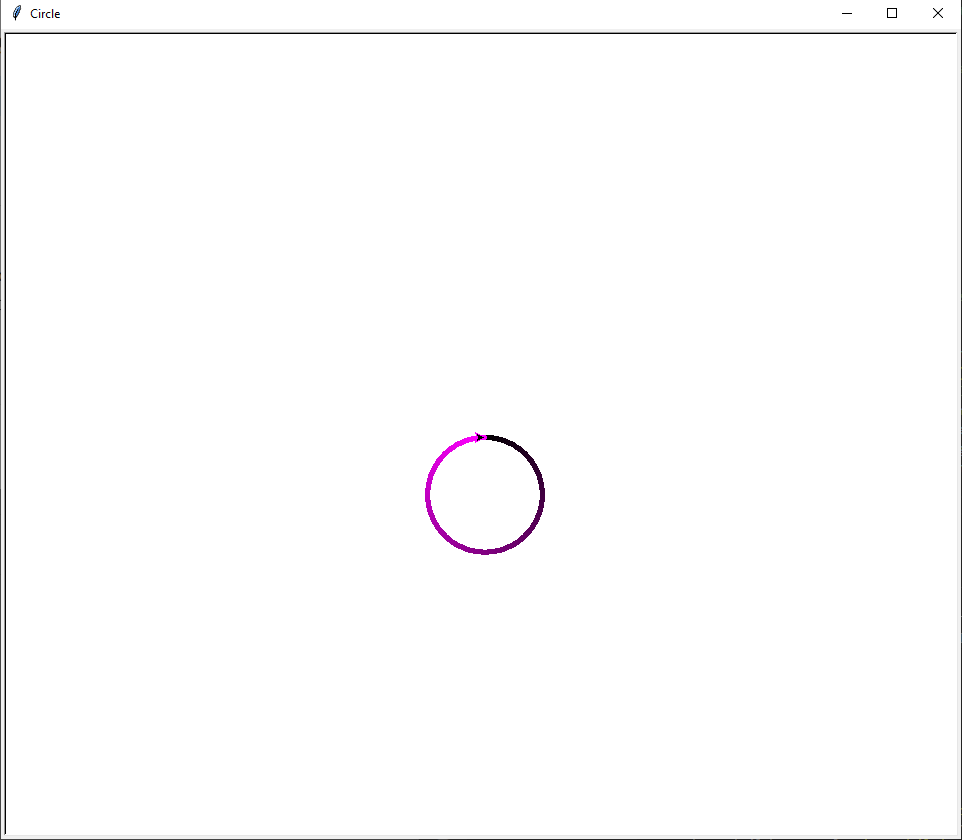

Write Python code to recreate this figure.
###

#File: Circle.py

# Author:    Lily Vietti, u1411969
# Date:      2026-01-21
# Course:    CS 1400-001, University of Utah, Kahlert School of Computing
# Instructor: H. James de St. Germain
# Copyright: CS 1400 and Lily Vietti - This work may not
#            be copied for use in Academic Coursework.

# I, Lily Vietti, certify that I wrote this code from scratch and did not
# copy it in part or whole from any other source. Any references used in 
# the completion of the assignment are cited in my CS1400 file.

# Program Purpose:
# This program uses the turtle graphics library to draw a circle
# with a gradient color effect.

###

import turtle

window = turtle.Screen()
window.title("Circle")
my_turtle = turtle.Turtle()
my_turtle.pensize(5)

# Draw a circle using 360 segments with gradually increasing purple
segment_length = 1
num_segments = 360
angle_per_segment = 360 / num_segments
for segment in range(num_segments):
    # Gradually increase the purple intensity
    purple_intensity = segment / num_segments
    my_turtle.pencolor(purple_intensity, 0, purple_intensity)
    my_turtle.forward(segment_length)
    my_turtle.right(angle_per_segment)

window.exitonclick()
